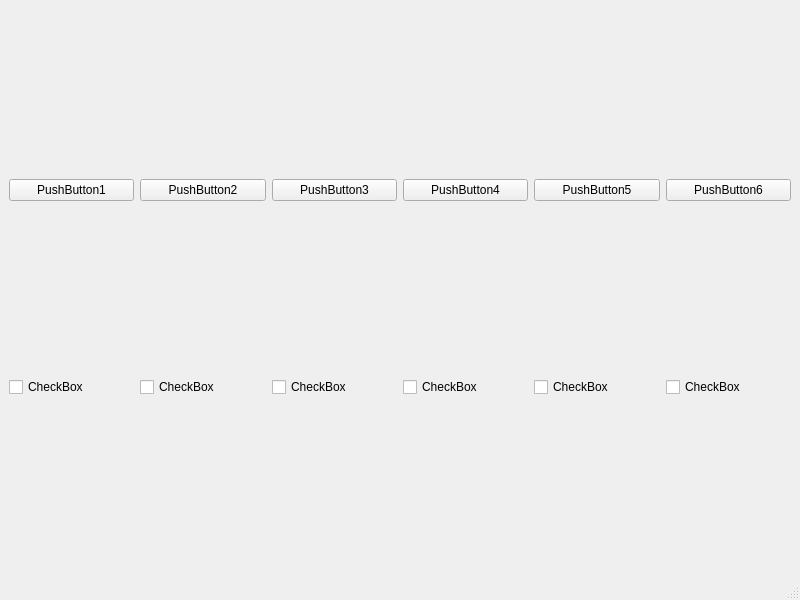
<?xml version="1.0" encoding="UTF-8"?>
<ui version="4.0">
 <class>MainWindow</class>
 <widget class="QMainWindow" name="MainWindow">
  <property name="geometry">
   <rect>
    <x>0</x>
    <y>0</y>
    <width>800</width>
    <height>600</height>
   </rect>
  </property>
  <property name="windowTitle">
   <string>MainWindow</string>
  </property>
  <widget class="QWidget" name="centralwidget">
   <layout class="QVBoxLayout" name="verticalLayout">
    <item>
     <layout class="QHBoxLayout" name="horizontalLayout">
      <item>
       <widget class="QPushButton" name="pushButton">
        <property name="text">
         <string>PushButton1</string>
        </property>
       </widget>
      </item>
      <item>
       <widget class="QPushButton" name="pushButton_2">
        <property name="text">
         <string>PushButton2</string>
        </property>
       </widget>
      </item>
      <item>
       <widget class="QPushButton" name="pushButton_3">
        <property name="text">
         <string>PushButton3</string>
        </property>
       </widget>
      </item>
      <item>
       <widget class="QPushButton" name="pushButton_4">
        <property name="text">
         <string>PushButton4</string>
        </property>
       </widget>
      </item>
      <item>
       <widget class="QPushButton" name="pushButton_5">
        <property name="text">
         <string>PushButton5</string>
        </property>
       </widget>
      </item>
      <item>
       <widget class="QPushButton" name="pushButton_6">
        <property name="text">
         <string>PushButton6</string>
        </property>
       </widget>
      </item>
     </layout>
    </item>
    <item>
     <layout class="QHBoxLayout" name="horizontalLayout_2">
      <item>
       <widget class="QCheckBox" name="checkBox">
        <property name="text">
         <string>CheckBox</string>
        </property>
       </widget>
      </item>
      <item>
       <widget class="QCheckBox" name="checkBox_2">
        <property name="text">
         <string>CheckBox</string>
        </property>
       </widget>
      </item>
      <item>
       <widget class="QCheckBox" name="checkBox_3">
        <property name="text">
         <string>CheckBox</string>
        </property>
       </widget>
      </item>
      <item>
       <widget class="QCheckBox" name="checkBox_4">
        <property name="text">
         <string>CheckBox</string>
        </property>
       </widget>
      </item>
      <item>
       <widget class="QCheckBox" name="checkBox_5">
        <property name="text">
         <string>CheckBox</string>
        </property>
       </widget>
      </item>
      <item>
       <widget class="QCheckBox" name="checkBox_6">
        <property name="text">
         <string>CheckBox</string>
        </property>
       </widget>
      </item>
     </layout>
    </item>
   </layout>
  </widget>
  <widget class="QMenuBar" name="menubar">
   <property name="geometry">
    <rect>
     <x>0</x>
     <y>0</y>
     <width>800</width>
     <height>23</height>
    </rect>
   </property>
  </widget>
  <widget class="QStatusBar" name="statusbar"/>
 </widget>
 <resources/>
 <connections/>
</ui>
